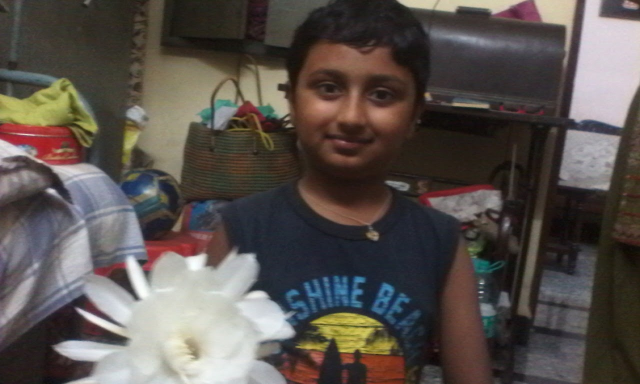
#> input picture scripts/2.JPG, 1280 x 768 px (shown at 1/2 size)
$ python ascii_art.py 2.JPG
#> lines starting #> are read from the running program, lines starting #| are printed output that depends on the picture
#> in main, img is the input picture: PIL image 1280x768 RGB; mean R, G, B 88.9, 81.6, 77.2
#| Loaded: 2.JPG (1280x768)
#| Grid: 120 cols → ~36 rows
#!/usr/bin/env python3
"""
Convert a photo into terminal-style ASCII/dot art as SVG + .txt preview.

Configurable variables at the top — change them to tweak output.
"""

from PIL import Image
import sys
import math

# ── CONFIG ──────────────────────────────────────────────────────────────

# Input image path (drag & drop your photo here, or pass as CLI arg)
INPUT_IMAGE = "input_photo.jpg"

# Output filenames
OUTPUT_SVG = "ascii_art.svg"
OUTPUT_TXT = "ascii_art.txt"

# Grid width in characters (~100-150 recommended for portrait photos)
GRID_COLS = 120

# Character ramp: left = lightest pixels, right = darkest pixels
CHAR_RAMP = " .:;-=+*#%@"

# Colors — match your site's terminal theme
BG_COLOR = "#111111"
CHAR_COLOR = "#22d3ee"       # teal/cyan (Tailwind cyan-400)
CHAR_COLOR_DIM = "#0891b2"    # darker cyan for mid-tones

# Font size in SVG (adjust to taste)
FONT_SIZE = 5

# Character spacing in SVG
CHAR_SPACING_X = 3.5
CHAR_SPACING_Y = 7

# ── END CONFIG ──────────────────────────────────────────────────────────


def brightness(r, g, b):
    """Luminance formula — perceptual brightness."""
    return 0.299 * r + 0.587 * g + 0.114 * b


def map_to_char(bright, ramp):
    """Map brightness (0-255) to a character from the ramp."""
    idx = int((bright / 255) * (len(ramp) - 1))
    return ramp[idx]


def generate_ascii(image_path, cols):
    """Downsample image to character grid."""
#> called with image_path = '2.JPG', cols = 120
    img = Image.open(image_path).convert("RGB")

    # Character cells are roughly 2x taller than wide, so halve the rows
    aspect = img.height / img.width
#> aspect = 0.6
    rows = int(cols * aspect * 0.5)
#> rows = 36

    img = img.resize((cols, rows), Image.LANCZOS)
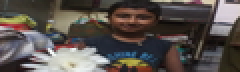
#> img: PIL image 120x36 RGB (shown 2 times larger); mean R, G, B 88.9, 81.6, 77.1

    pixels = img.load()
    lines = []

    for y in range(rows):
        line = []
        for x in range(cols):
            r, g, b = pixels[x, y]
            bright = brightness(r, g, b)
            char = map_to_char(bright, CHAR_RAMP)
            line.append(char)
        lines.append("".join(line))

    return lines


def to_svg(lines):
    """Render character grid as SVG."""
    rows = len(lines)
    cols = max(len(l) for l in lines) if lines else 0

    svg_w = cols * CHAR_SPACING_X + 10
    svg_h = rows * CHAR_SPACING_Y + 10

    parts = [
        f'<?xml version="1.0" encoding="UTF-8"?>',
        f'<svg xmlns="http://www.w3.org/2000/svg" '
        f'width="{svg_w}" height="{svg_h}" '
        f'viewBox="0 0 {svg_w} {svg_h}">',
        f'  <rect width="100%" height="100%" fill="{BG_COLOR}" rx="4"/>',
        f'  <g font-family="monospace" font-size="{FONT_SIZE}" '
        f'fill="{CHAR_COLOR}" text-anchor="middle">',
    ]

    for y, line in enumerate(lines):
        # Dim mid-tone lines slightly for depth
        brightness_level = y / rows
        if brightness_level > 0.3 and brightness_level < 0.7:
            fill = CHAR_COLOR_DIM
        else:
            fill = CHAR_COLOR

        for x, ch in enumerate(line):
            if ch != " ":
                cx = x * CHAR_SPACING_X + CHAR_SPACING_X / 2 + 5
                cy = y * CHAR_SPACING_Y + FONT_SIZE + 5
                parts.append(
                    f'    <text x="{cx:.1f}" y="{cy:.1f}" fill="{fill}">{ch}</text>'
                )
#> this loop made 36 passes

    parts.append("  </g>")
    parts.append("</svg>")

    return "\n".join(parts)


def to_txt(lines):
    """Render as plain text."""
    return "\n".join(lines)


def main():
    path = sys.argv[1] if len(sys.argv) > 1 else INPUT_IMAGE

    try:
        img = Image.open(path)
        print(f"Loaded: {path} ({img.size[0]}x{img.size[1]})")
    except FileNotFoundError:
        print(f"Error: file not found — {path}")
        print("Usage: python ascii_art.py <your_photo.jpg>")
        sys.exit(1)

    print(f"Grid: {GRID_COLS} cols → ~{int(GRID_COLS * img.size[1] / img.size[0] * 0.5)} rows")
    lines = generate_ascii(path, GRID_COLS)

    # SVG
    svg = to_svg(lines)
    with open(OUTPUT_SVG, "w") as f:
        f.write(svg)
    print(f"SVG written: {OUTPUT_SVG}")

    # TXT preview
    txt = to_txt(lines)
    with open(OUTPUT_TXT, "w") as f:
        f.write(txt)
    print(f"Text preview written: {OUTPUT_TXT}")

    print(f"\nColors: bg={BG_COLOR} text={CHAR_COLOR}")
    print(f"Ramp: {CHAR_RAMP}")
    print(f"Font size: {FONT_SIZE}px, spacing: {CHAR_SPACING_X}x{CHAR_SPACING_Y}")


if __name__ == "__main__":
    main()
